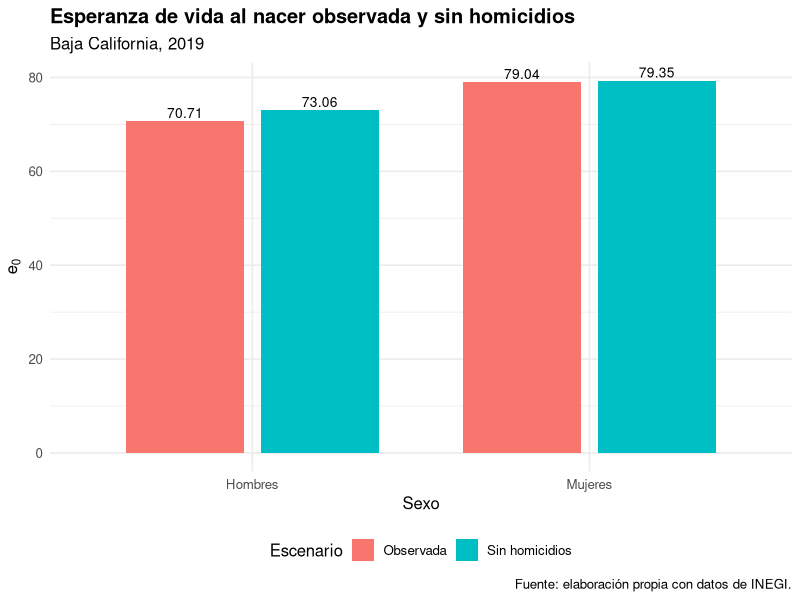
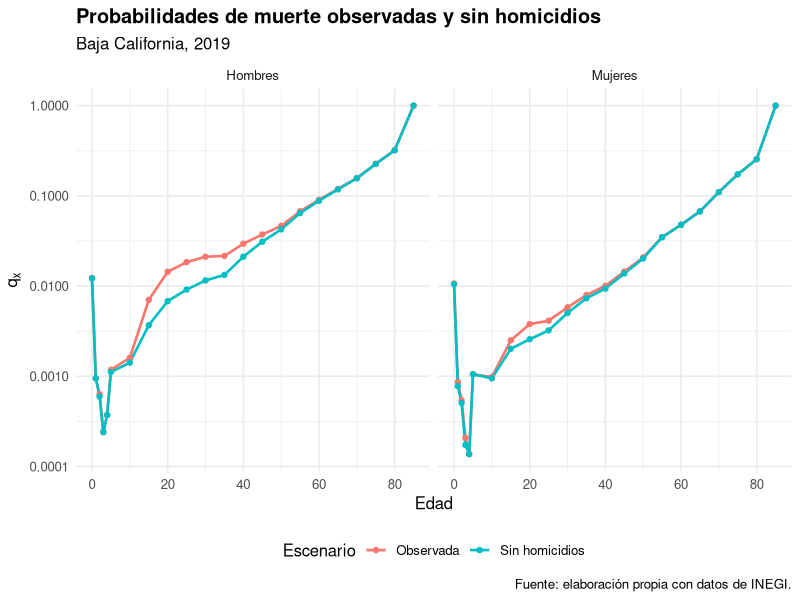

The R source for these figures, in order:
# ============================================================
# 06_causa_eliminada_homicidios.R
# Tabla de vida 2019 con causa eliminada: homicidios
# Baja California, por sexo
#
# Insumos:
# data/raw/homicidios/homicidios_2019_bc.xlsx
# data/clean/lt_input_bc.csv
#
# Salidas:
# data/clean/homicidios/homicidios_2019_bc.csv
# data/clean/homicidios/tabla_vida_2019_observada_vs_sin_homicidios.csv
# output/tabla_vida_2019_causa_eliminada_homicidios.xlsx
# images/e0_causa_eliminada.png
# images/qx_causa_eliminada.png
# ============================================================

# ------------------------------------------------------------
# 0. Paquetes
# ------------------------------------------------------------

paquetes_necesarios <- c(
  "readxl", "dplyr", "tidyr", "stringr",
  "data.table", "ggplot2", "scales", "openxlsx"
)

paquetes_faltantes <- paquetes_necesarios[
  !paquetes_necesarios %in% rownames(installed.packages())
]

if (length(paquetes_faltantes) > 0) {
  install.packages(paquetes_faltantes)
}

library(readxl)
library(dplyr)
library(tidyr)
library(stringr)
library(data.table)
library(ggplot2)
library(scales)
library(openxlsx)

# ------------------------------------------------------------
# 1. Crear carpetas de salida
# ------------------------------------------------------------

dir.create("data/clean/homicidios", recursive = TRUE, showWarnings = FALSE)
dir.create("output", recursive = TRUE, showWarnings = FALSE)
dir.create("images", recursive = TRUE, showWarnings = FALSE)

# ------------------------------------------------------------
# 2. Función auxiliar para limpiar números
# ------------------------------------------------------------

limpiar_numero <- function(x, na_cero = TRUE) {
  x <- as.character(x)
  x <- str_replace_all(x, ",", "")
  x <- str_replace_all(x, " ", "")
  x <- str_replace_all(x, "[^0-9.-]", "")
  
  if (na_cero) {
    x <- ifelse(is.na(x) | x == "", "0", x)
  } else {
    x <- ifelse(is.na(x) | x == "", NA, x)
  }
  
  as.numeric(x)
}

# ------------------------------------------------------------
# 3. Mapa de edades compatible con la tabla de vida
# ------------------------------------------------------------

mapa_edades <- tibble(
  edad_txt = c(
    "Menores de 1 año",
    "1 año",
    "2 años",
    "3 años",
    "4 años",
    "5-9 años",
    "10-14 años",
    "15-19 años",
    "20-24 años",
    "25-29 años",
    "30-34 años",
    "35-39 años",
    "40-44 años",
    "45-49 años",
    "50-54 años",
    "55-59 años",
    "60-64 años",
    "65-69 años",
    "70-74 años",
    "75-79 años",
    "80-84 años",
    "85 años y más"
  ),
  age = c(
    0, 1, 2, 3, 4,
    5, 10, 15, 20, 25, 30, 35, 40,
    45, 50, 55, 60, 65, 70, 75, 80, 85
  ),
  n = c(
    1, 1, 1, 1, 1,
    rep(5, 16),
    NA
  )
)

# ------------------------------------------------------------
# 4. Leer homicidios de INEGI
# ------------------------------------------------------------

homicidios_raw_excel <- read_excel(
  path = "data/raw/homicidios/homicidios_2019_bc.xlsx",
  sheet = 1,
  col_names = FALSE
)

# La consulta descargada tiene la estructura:
# Edad | Año de registro | Total | Hombre | Mujer | No especificado
homicidios_raw <- homicidios_raw_excel[, 1:6]

names(homicidios_raw) <- c(
  "edad_txt",
  "anio_registro",
  "total",
  "hombre",
  "mujer",
  "sexo_no_especificado"
)

# ------------------------------------------------------------
# 5. Limpieza de homicidios
# ------------------------------------------------------------

homicidios_raw <- homicidios_raw %>%
  mutate(
    edad_txt = as.character(edad_txt),
    edad_txt = str_squish(edad_txt),
    edad_txt = str_replace(edad_txt, "^\\+\\s*", ""),
    edad_txt = str_replace(edad_txt, "^\\-\\s*", ""),
    
    anio_registro = limpiar_numero(anio_registro, na_cero = FALSE),
    total = limpiar_numero(total, na_cero = TRUE),
    hombre = limpiar_numero(hombre, na_cero = TRUE),
    mujer = limpiar_numero(mujer, na_cero = TRUE),
    sexo_no_especificado = limpiar_numero(sexo_no_especificado, na_cero = TRUE)
  ) %>%
  filter(!is.na(anio_registro)) %>%
  mutate(year = 2019)

# Sumamos todos los años de registro, porque la consulta está filtrada
# por año de ocurrencia 2019.
homicidios_raw <- homicidios_raw %>%
  group_by(year, edad_txt) %>%
  summarise(
    total = sum(total, na.rm = TRUE),
    hombre = sum(hombre, na.rm = TRUE),
    mujer = sum(mujer, na.rm = TRUE),
    sexo_no_especificado = sum(sexo_no_especificado, na.rm = TRUE),
    .groups = "drop"
  )

cat("\nEdades que aparecen en el archivo de homicidios:\n")
print(sort(unique(homicidios_raw$edad_txt)))

# ------------------------------------------------------------
# 6. Separar edades válidas y edad no especificada
# ------------------------------------------------------------

homicidios_validos <- homicidios_raw %>%
  inner_join(mapa_edades, by = "edad_txt")

homicidios_no_esp <- homicidios_raw %>%
  filter(edad_txt == "No especificado")

# ------------------------------------------------------------
# 7. Prorratear sexo no especificado
# ------------------------------------------------------------

homicidios_validos <- homicidios_validos %>%
  mutate(
    sexo_no_especificado = total - hombre - mujer,
    sexo_no_especificado = if_else(sexo_no_especificado < 0, 0, sexo_no_especificado),
    
    total_sexo_conocido = hombre + mujer,
    
    prop_hombre = if_else(total_sexo_conocido > 0, hombre / total_sexo_conocido, 0),
    prop_mujer = if_else(total_sexo_conocido > 0, mujer / total_sexo_conocido, 0),
    
    hombre = hombre + sexo_no_especificado * prop_hombre,
    mujer = mujer + sexo_no_especificado * prop_mujer
  )

homicidios_no_esp <- homicidios_no_esp %>%
  mutate(
    sexo_no_especificado = total - hombre - mujer,
    sexo_no_especificado = if_else(sexo_no_especificado < 0, 0, sexo_no_especificado),
    
    total_sexo_conocido = hombre + mujer,
    
    prop_hombre = if_else(total_sexo_conocido > 0, hombre / total_sexo_conocido, 0),
    prop_mujer = if_else(total_sexo_conocido > 0, mujer / total_sexo_conocido, 0),
    
    hombre = hombre + sexo_no_especificado * prop_hombre,
    mujer = mujer + sexo_no_especificado * prop_mujer
  )

# ------------------------------------------------------------
# 8. Pasar a formato largo
# ------------------------------------------------------------

homicidios_validos_long <- homicidios_validos %>%
  select(year, age, n, hombre, mujer) %>%
  pivot_longer(
    cols = c(hombre, mujer),
    names_to = "sex",
    values_to = "homicides"
  ) %>%
  mutate(
    sex = case_when(
      sex == "hombre" ~ "m",
      sex == "mujer" ~ "f",
      TRUE ~ NA_character_
    )
  )

homicidios_no_esp_long <- homicidios_no_esp %>%
  select(year, hombre, mujer) %>%
  pivot_longer(
    cols = c(hombre, mujer),
    names_to = "sex",
    values_to = "homicides_no_esp"
  ) %>%
  mutate(
    sex = case_when(
      sex == "hombre" ~ "m",
      sex == "mujer" ~ "f",
      TRUE ~ NA_character_
    )
  )

# ------------------------------------------------------------
# 9. Prorratear edad no especificada
# ------------------------------------------------------------
# Primero completamos todas las edades esperadas.
# Esto es importante porque en homicidios algunas edades pueden no aparecer
# en INEGI si tienen cero casos.
# ------------------------------------------------------------

estructura_completa <- expand_grid(
  year = 2019,
  sex = c("f", "m"),
  age = mapa_edades$age
) %>%
  left_join(
    mapa_edades %>% select(age, n),
    by = "age"
  )

homicidios_validos_long <- estructura_completa %>%
  left_join(
    homicidios_validos_long,
    by = c("year", "sex", "age", "n")
  ) %>%
  mutate(
    homicides = if_else(is.na(homicides), 0, homicides)
  )

homicidios_2019_bc <- homicidios_validos_long %>%
  left_join(homicidios_no_esp_long, by = c("year", "sex")) %>%
  mutate(
    homicides_no_esp = if_else(is.na(homicides_no_esp), 0, homicides_no_esp)
  ) %>%
  group_by(year, sex) %>%
  mutate(
    total_homicidios_validos = sum(homicides, na.rm = TRUE),
    prop_edad = if_else(
      total_homicidios_validos > 0,
      homicides / total_homicidios_validos,
      0
    ),
    homicides = homicides + prop_edad * homicides_no_esp
  ) %>%
  ungroup() %>%
  select(year, sex, age, n, homicides) %>%
  arrange(year, sex, age)


# ------------------------------------------------------------
# 10. Validar edades
# ------------------------------------------------------------

edades_esperadas <- expand_grid(
  year = 2019,
  sex = c("f", "m"),
  age = mapa_edades$age
)

faltantes <- edades_esperadas %>%
  anti_join(homicidios_2019_bc, by = c("year", "sex", "age"))

if (nrow(faltantes) > 0) {
  cat("\nCuidado: faltan estas edades en homicidios:\n")
  print(faltantes)
  stop("Hay edades faltantes en homicidios. Revisa la consulta de INEGI.")
}

# Guardar homicidios limpios
fwrite(
  homicidios_2019_bc,
  "data/clean/homicidios/homicidios_2019_bc.csv"
)

cat("\nResumen de homicidios 2019 por sexo:\n")
print(
  homicidios_2019_bc %>%
    group_by(year, sex) %>%
    summarise(
      total_homicidios = sum(homicides),
      .groups = "drop"
    )
)

# ------------------------------------------------------------
# 11. Funciones para construir tabla de vida
# ------------------------------------------------------------

asignar_ax <- function(age, n) {
  case_when(
    age == 0 ~ 0.07,
    age %in% c(1, 2, 3, 4) ~ 0.5,
    age >= 5 & age < 85 ~ 2.5,
    age == 85 ~ NA_real_,
    TRUE ~ NA_real_
  )
}

construir_tabla_vida <- function(datos) {
  
  datos <- datos %>%
    arrange(age) %>%
    mutate(
      ax = asignar_ax(age, n),
      qx = case_when(
        age == 85 ~ 1,
        TRUE ~ (n * mx) / (1 + (n - ax) * mx)
      ),
      qx = pmin(pmax(qx, 0), 1)
    )
  
  k <- nrow(datos)
  
  lx <- numeric(k)
  dx <- numeric(k)
  Lx <- numeric(k)
  
  lx[1] <- 100000
  
  for (i in 1:k) {
    dx[i] <- lx[i] * datos$qx[i]
    
    if (i < k) {
      lx[i + 1] <- lx[i] - dx[i]
    }
  }
  
  for (i in 1:k) {
    if (datos$age[i] == 85) {
      Lx[i] <- lx[i] / datos$mx[i]
    } else {
      Lx[i] <- datos$n[i] * lx[i + 1] + datos$ax[i] * dx[i]
    }
  }
  
  Tx <- rev(cumsum(rev(Lx)))
  ex <- Tx / lx
  
  tabla <- datos %>%
    mutate(
      lx = lx,
      dx = dx,
      Lx = Lx,
      Tx = Tx,
      ex = ex
    )
  
  return(tabla)
}

# ------------------------------------------------------------
# 12. Construir tabla observada y tabla sin homicidios
# ------------------------------------------------------------

lt_input_bc <- fread("data/clean/lt_input_bc.csv")

lt_2019 <- lt_input_bc %>%
  filter(year == 2019) %>%
  left_join(
    homicidios_2019_bc,
    by = c("year", "sex", "age", "n")
  ) %>%
  mutate(
    homicides = if_else(is.na(homicides), 0, homicides),
    deaths_observadas = deaths,
    deaths_sin_homicidios = deaths_observadas - homicides,
    deaths_sin_homicidios = if_else(deaths_sin_homicidios < 0, 0, deaths_sin_homicidios)
  )

tabla_observada_2019 <- lt_2019 %>%
  transmute(
    year,
    sex,
    age,
    n,
    pop,
    deaths = deaths_observadas,
    mx = deaths / pop,
    escenario = "Observada"
  ) %>%
  group_by(year, sex, escenario) %>%
  group_modify(~ construir_tabla_vida(.x)) %>%
  ungroup()

tabla_sin_homicidios_2019 <- lt_2019 %>%
  transmute(
    year,
    sex,
    age,
    n,
    pop,
    deaths = deaths_sin_homicidios,
    homicides,
    mx = deaths / pop,
    escenario = "Sin homicidios"
  ) %>%
  group_by(year, sex, escenario) %>%
  group_modify(~ construir_tabla_vida(.x)) %>%
  ungroup()

tabla_causa_eliminada <- bind_rows(
  tabla_observada_2019,
  tabla_sin_homicidios_2019
) %>%
  arrange(sex, escenario, age)

# ------------------------------------------------------------
# 13. Esperanza de vida al nacer observada vs sin homicidios
# ------------------------------------------------------------

e0_causa_eliminada <- tabla_causa_eliminada %>%
  filter(age == 0) %>%
  mutate(
    sexo = case_when(
      sex == "m" ~ "Hombres",
      sex == "f" ~ "Mujeres",
      TRUE ~ sex
    )
  ) %>%
  select(year, sexo, escenario, e0 = ex) %>%
  mutate(
    e0 = round(e0, 2)
  ) %>%
  arrange(sexo, escenario)

cat("\nEsperanza de vida observada vs sin homicidios:\n")
print(e0_causa_eliminada)

# ------------------------------------------------------------
# 14. Redondear tabla para exportar
# ------------------------------------------------------------

tabla_causa_eliminada_export <- tabla_causa_eliminada %>%
  mutate(
    pop = round(pop, 0),
    deaths = round(deaths, 3),
    homicides = if_else(is.na(homicides), 0, homicides),
    homicides = round(homicides, 3),
    mx = round(mx, 8),
    ax = round(ax, 2),
    qx = round(qx, 8),
    lx = round(lx, 0),
    dx = round(dx, 0),
    Lx = round(Lx, 0),
    Tx = round(Tx, 0),
    ex = round(ex, 2)
  )

fwrite(
  tabla_causa_eliminada_export,
  "data/clean/homicidios/tabla_vida_2019_observada_vs_sin_homicidios.csv"
)

fwrite(
  e0_causa_eliminada,
  "data/clean/homicidios/e0_causa_eliminada.csv"
)

# ------------------------------------------------------------
# 15. Gráfica e0 observada vs sin homicidios
# ------------------------------------------------------------

g_e0_causa <- ggplot(
  e0_causa_eliminada,
  aes(x = sexo, y = e0, fill = escenario)
) +
  geom_col(
    position = position_dodge(width = 0.8),
    width = 0.7
  ) +
  geom_text(
    aes(label = round(e0, 2)),
    position = position_dodge(width = 0.8),
    vjust = -0.3,
    size = 3.5
  ) +
  labs(
    title = "Esperanza de vida al nacer observada y sin homicidios",
    subtitle = "Baja California, 2019",
    x = "Sexo",
    y = expression(e[0]),
    fill = "Escenario",
    caption = "Fuente: elaboración propia con datos de INEGI."
  ) +
  theme_minimal(base_size = 12) +
  theme(
    plot.title = element_text(face = "bold"),
    legend.position = "bottom"
  )

ggsave(
  filename = "images/e0_causa_eliminada.png",
  plot = g_e0_causa,
  width = 8,
  height = 5,
  dpi = 300
)

# ------------------------------------------------------------
# 16. Gráfica qx observada vs sin homicidios
# ------------------------------------------------------------

tabla_qx_causa <- tabla_causa_eliminada %>%
  mutate(
    sexo = case_when(
      sex == "m" ~ "Hombres",
      sex == "f" ~ "Mujeres",
      TRUE ~ sex
    ),
    qx_plot = if_else(qx <= 0, NA_real_, qx)
  )

g_qx_causa <- ggplot(
  tabla_qx_causa,
  aes(x = age, y = qx_plot, color = escenario, group = escenario)
) +
  geom_line(linewidth = 0.9) +
  geom_point(size = 1.5) +
  facet_wrap(~ sexo, nrow = 1) +
  scale_y_log10(labels = label_number()) +
  labs(
    title = "Probabilidades de muerte observadas y sin homicidios",
    subtitle = "Baja California, 2019",
    x = "Edad",
    y = expression(q[x]),
    color = "Escenario",
    caption = "Fuente: elaboración propia con datos de INEGI."
  ) +
  theme_minimal(base_size = 12) +
  theme(
    plot.title = element_text(face = "bold"),
    legend.position = "bottom"
  )

ggsave(
  filename = "images/qx_causa_eliminada.png",
  plot = g_qx_causa,
  width = 9,
  height = 5,
  dpi = 300
)

# ------------------------------------------------------------
# 17. Exportar archivo Excel
# ------------------------------------------------------------

wb <- createWorkbook()

addWorksheet(wb, "homicidios_limpios")
writeData(wb, "homicidios_limpios", homicidios_2019_bc)

addWorksheet(wb, "base_2019")
writeData(wb, "base_2019", lt_2019)

addWorksheet(wb, "tabla_observada_y_sin_hom")
writeData(wb, "tabla_observada_y_sin_hom", tabla_causa_eliminada_export)

addWorksheet(wb, "e0_comparacion")
writeData(wb, "e0_comparacion", e0_causa_eliminada)

# Estilo básico
estilo_encabezado <- createStyle(
  textDecoration = "bold",
  fgFill = "#D9EAF7",
  border = "Bottom"
)

for (hoja in names(wb)) {
  addStyle(
    wb,
    sheet = hoja,
    style = estilo_encabezado,
    rows = 1,
    cols = 1:50,
    gridExpand = TRUE
  )
  freezePane(wb, sheet = hoja, firstRow = TRUE)
  setColWidths(wb, sheet = hoja, cols = 1:50, widths = "auto")
}

saveWorkbook(
  wb,
  "output/tabla_vida_2019_causa_eliminada_homicidios.xlsx",
  overwrite = TRUE
)

# ------------------------------------------------------------
# 18. Revisión final
# ------------------------------------------------------------

cat("\nArchivos creados correctamente:\n")
cat("- data/clean/homicidios/homicidios_2019_bc.csv\n")
cat("- data/clean/homicidios/tabla_vida_2019_observada_vs_sin_homicidios.csv\n")
cat("- data/clean/homicidios/e0_causa_eliminada.csv\n")
cat("- output/tabla_vida_2019_causa_eliminada_homicidios.xlsx\n")
cat("- images/e0_causa_eliminada.png\n")
cat("- images/qx_causa_eliminada.png\n")
